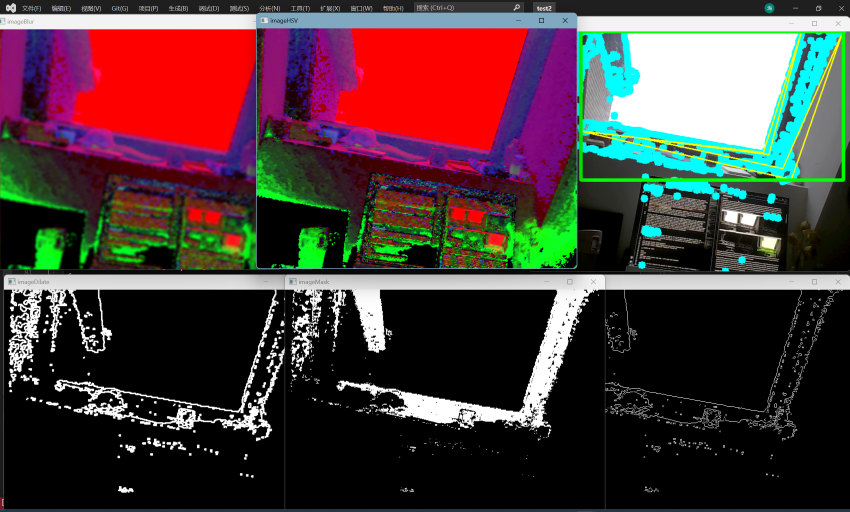
//> input picture Img/colordetect.png, 2548 x 1536 px, given in place of the camera (shown at 1/3 size)
$ ./color_det_pointout   (built with g++ and OpenCV 4)
//> lines starting //> are read from the running program, lines starting //| are printed output that depends on the picture; after the words box and inside, x2 and y2 are one past the last pixel; in counts of white or black regions, pixels touching at a corner belong together

//

#include <opencv2/opencv.hpp>
#include <opencv2/core/core.hpp>
#include <opencv2/highgui/highgui.hpp>
#include <opencv2/imgproc.hpp>
#include<iostream>
using namespace std;
using namespace cv;

Mat imgHSV, mask;
int hmin = 0, smin = 0, vmin = 0;
int hmax = 179, smax = 255, vmax = 255;

Point getContours(Mat imgDil, Mat img ) {

	vector<vector<Point>> contours;
	vector<Vec4i> hierachy;

	findContours(imgDil, contours, hierachy, RETR_EXTERNAL, CHAIN_APPROX_SIMPLE);
	drawContours(img, contours, -1, Scalar(255, 255, 0),10);


	vector<vector<Point>> conPoly(contours.size());
	vector<Rect> boundRect(contours.size());


	int maxAreaIdx = -1;
	int maxArea = 0;
	for (int i = 0; i < contours.size(); i++) {
		int area = contourArea(contours[i]);
		if (area > maxArea) {
			maxArea = area;
			maxAreaIdx = i;
		}
	}
	if (maxAreaIdx >= 0) {
		float peri = arcLength(contours[maxAreaIdx], true);
		approxPolyDP(contours[maxAreaIdx], conPoly[maxAreaIdx], 0.02 * peri, true);
		drawContours(img, conPoly, maxAreaIdx, Scalar(0, 255, 255), 2);
		cout << conPoly[maxAreaIdx].size() << endl;
		boundRect[maxAreaIdx] = boundingRect(conPoly[maxAreaIdx]);
		rectangle(img, boundRect[maxAreaIdx].tl(), boundRect[maxAreaIdx].br(), Scalar(0, 255, 0), 5);
		//cout center point
		Point center(boundRect[maxAreaIdx].x + boundRect[maxAreaIdx].width / 2, boundRect[maxAreaIdx].y + boundRect[maxAreaIdx].height / 2);
		cout << "Center coordinates: (" << center.x << ", " << center.y << ")" << endl;

		return center;
	}

	return Point(-1, -1);
}

int main()
{
	VideoCapture cap(1);
	Mat img;
	Mat imgGray;
	Mat imgBlur;
	Mat imgCanny;
	Mat imgDil;

	namedWindow("Trackbars", (640, 200));
	createTrackbar("Hue Min", "Trackbars", &hmin, 179);
//> slider 'Hue Min' is set to 35
	createTrackbar("Hue Max", "Trackbars", &hmax, 179);
	createTrackbar("Sat Min", "Trackbars", &smin, 255);
//> slider 'Sat Min' is set to 51
	createTrackbar("Sat Max", "Trackbars", &smax, 255);
	createTrackbar("Val Min", "Trackbars", &vmin, 255);
//> slider 'Val Min' is set to 51
	createTrackbar("Val Max", "Trackbars", &vmax, 255);

	while (true) {
		cap.read(img);
//> img is the input picture: 1536 rows x 2548 cols, CV_8UC3; mean B, G, R 58.4, 58.4, 75.9
		cvtColor(img, imgHSV, COLOR_BGR2HSV);
//> imgHSV: 1536 rows x 2548 cols, CV_8UC3; mean H, S, V 30.7, 79.7, 93.1
		//GaussianBlur(imgGray, imgBlur, Size(7, 7), 3, 0);
		//Canny(imgHSV, imgCanny, 50, 150);
		Scalar lower(hmin, smin, vmin);
		Scalar upper(hmax, smax, vmax);
		inRange(imgHSV, lower, upper, mask);
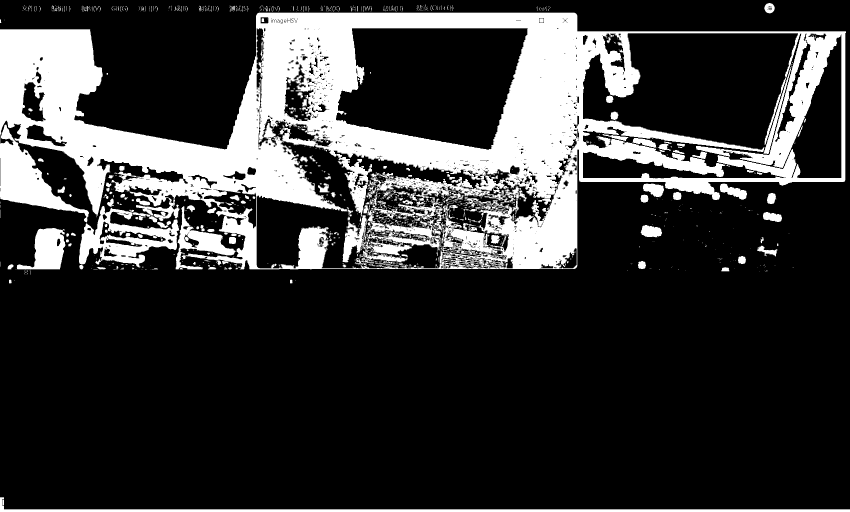
//> mask: 1536 rows x 2548 cols, CV_8UC1 (shown at 1/3 size); 21.3% white; 1356 white regions (1005 under 20 px), largest, box (x1, y1, x2, y2) and area: (0, 38, 2538, 808) 698193, (237, 618, 537, 803) 22325, (0, 1492, 2548, 1536) 20700
		Canny(mask, imgCanny, 50, 150);
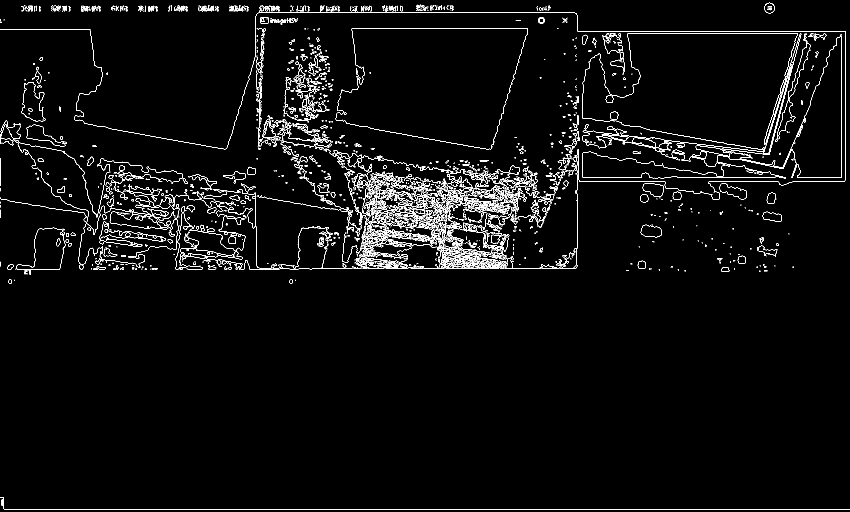
//> imgCanny: 1536 rows x 2548 cols, CV_8UC1 (shown at 1/3 size); 2.3% white in thin lines or dots
		Mat kernel = getStructuringElement(MORPH_RECT, Size(3, 3));
		dilate(imgCanny, imgDil, kernel);
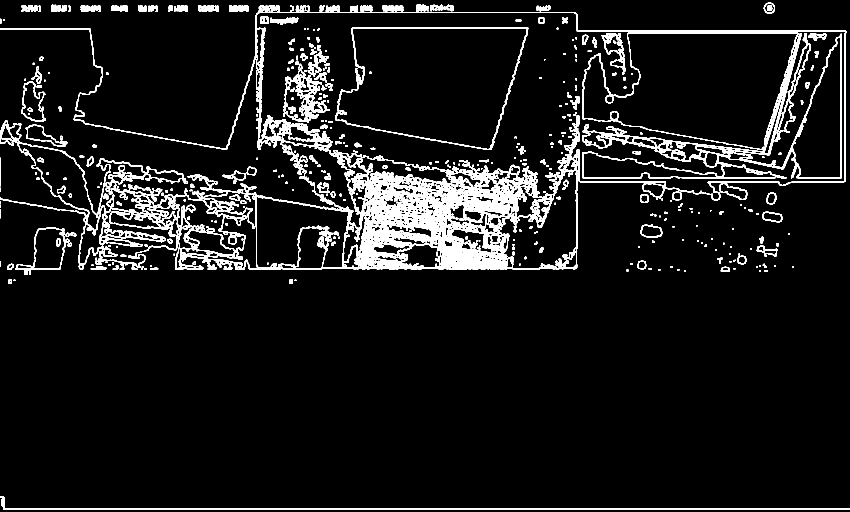
//> imgDil: 1536 rows x 2548 cols, CV_8UC1 (shown at 1/3 size); 7.4% white; 497 white regions (7 under 20 px)
		Point center =	getContours(imgDil, img);
//> in getContours, `findContours(imgDil, contours, hierachy, RETR_EXTERNAL, CHAIN_APPROX_S..`: contours = 193 contours, 62 with area under 20; largest, box (x1, y1, x2, y2) and area: (0, 15, 2539, 810) 1230660, (45, 682, 208, 825) 11598, (64, 245, 138, 365) 5698, (0, 1490, 2548, 1529) 5294, (77, 372, 202, 440) 3330
//> in getContours, `vector<vector<Point>> conPoly(contours.size());`: conPoly = 193 empty contours
//> the loop in getContours, `for (int i = 0; i < contours.size(); i++)` made 193 passes
//> (area, maxArea) on passes 1, 75, 181: (5294, 5294), (11597, 11597), (1230660, 1230660)
//> area on passes 4, 5, 7, 9, 12, 15: 116, 119, 44, 24, 27, 32
//> after the loop in getContours, `for (int i = 0; i < contours.size(); i++)`: maxArea = 1230660; maxAreaIdx = 180
//> in getContours, `float peri = arcLength(contours[maxAreaIdx], true);`: peri = 15857
//> in getContours, `approxPolyDP(contours[maxAreaIdx], conPoly[maxAreaIdx], 0.02 * peri, t..`: conPoly = 193 entries, 1 filled: 1 contour; box (x1, y1, x2, y2) and area: (0, 15, 2538, 809) 1250546
//| 8
//> in getContours, `boundRect[maxAreaIdx] = boundingRect(conPoly[maxAreaIdx]);`: boundRect = 193 Rects (x, y, width, height), first 8: [0, 0, 0, 0], [0, 0, 0, 0], [0, 0, 0, 0], [0, 0, 0, 0], [0, 0, 0, 0], [0, 0, 0, 0], [0, 0, 0, 0], [0, 0, 0, 0]
//> in getContours, `rectangle(img, boundRect[maxAreaIdx].tl(), boundRect[maxAreaIdx].br(),..`:
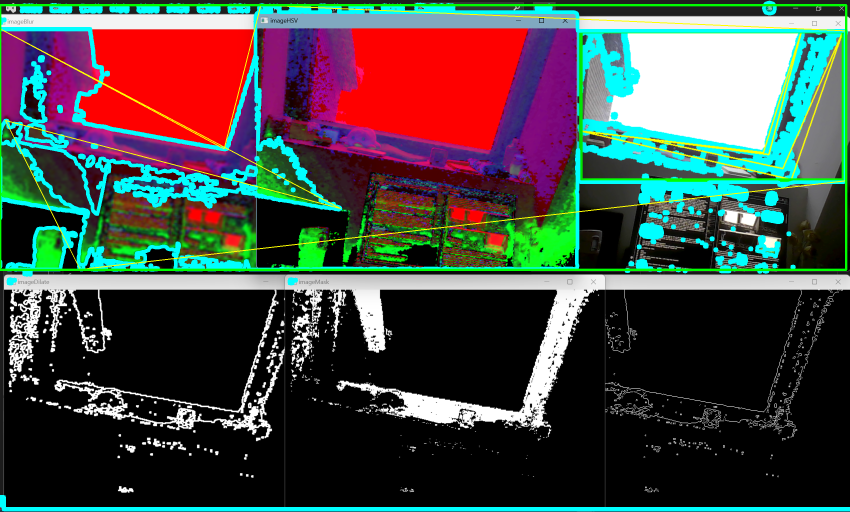
//> img: 1536 rows x 2548 cols, CV_8UC3 (shown at 1/3 size); mean B, G, R 69.5, 73.1, 72.2
//> in getContours, `Point center(boundRect[maxAreaIdx].x + boundRect[maxAreaIdx].width / 2..`: center = Point(1269, 412)
//| Center coordinates: (1269, 412)
//> center = Point(1269, 412)

		imshow("image", img);
		//imshow("imageGray", imgGray);
		//imshow("imageBlur", imgBlur);
		imshow("imageHSV", imgHSV);
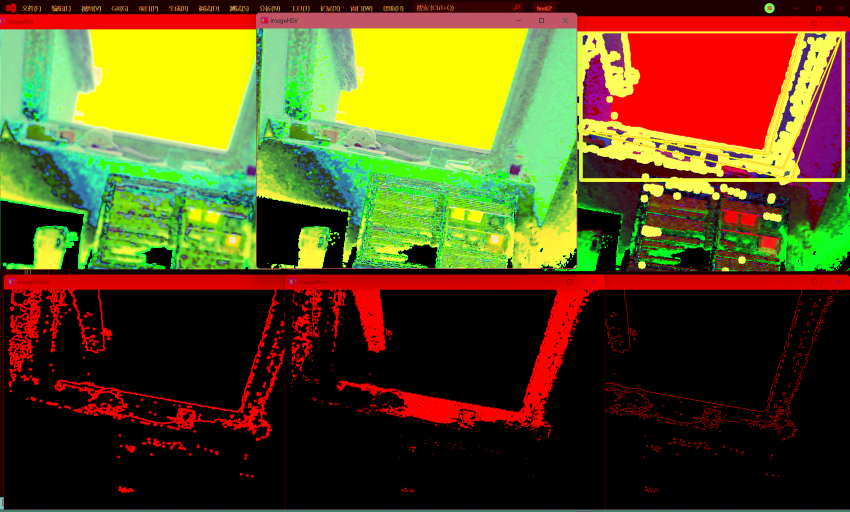
//> window 'imageHSV': 1536 rows x 2548 cols, CV_8UC3 (shown at 1/3 size); mean B, G, R 30.7, 79.7, 93.1
		imshow("imageMask", mask);
		imshow("imageCanny", imgCanny);
		imshow("imageDilate", imgDil);

		waitKey(1);
	}
}

$ run again, on Img/edgedet.png
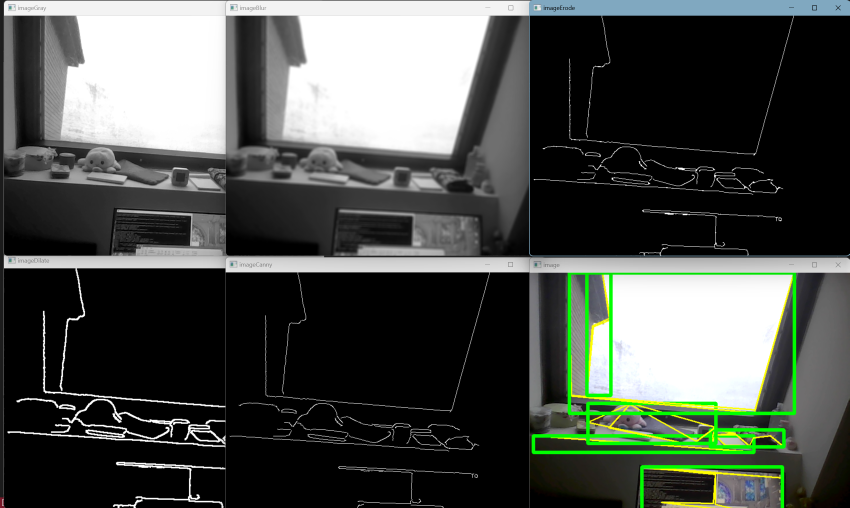
//> input picture Img/edgedet.png, 2548 x 1524 px, given in place of the camera (shown at 1/3 size)
//> img is the input picture: 1524 rows x 2548 cols, CV_8UC3; mean B, G, R 74.7, 79.8, 75.3
//> imgHSV: 1524 rows x 2548 cols, CV_8UC3; mean H, S, V 10.1, 11.1, 80.6
//> `inRange(imgHSV, lower, upper, mask);`:
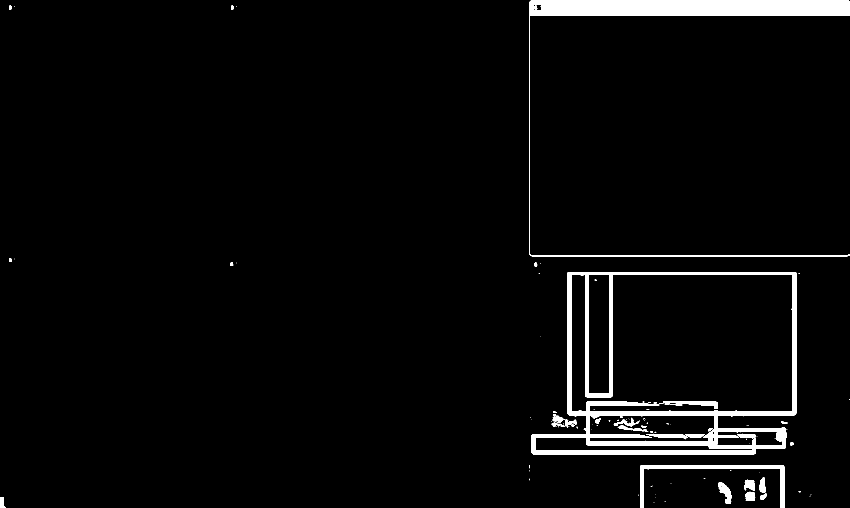
//> mask: 1524 rows x 2548 cols, CV_8UC1 (shown at 1/3 size); 3.3% white; 122 white regions (83 under 20 px), largest, box (x1, y1, x2, y2) and area: (1594, 818, 2389, 1363) 60540, (1587, 0, 2548, 769) 47585, (1920, 1395, 2353, 1524) 7941
//> imgCanny: 1524 rows x 2548 cols, CV_8UC1; 0.49% white in thin lines or dots
//> imgDil: 1524 rows x 2548 cols, CV_8UC1; 1.5% white; 77 white regions (2 under 20 px)
//> contours = 52 contours, 17 with area under 20; largest, box (x1, y1, x2, y2) and area: (1592, 816, 2390, 1364) 368356, (1585, 0, 2548, 770) 5474, (1653, 1240, 1731, 1284) 1930, (2154, 1445, 2196, 1513) 1490, (1913, 1393, 2354, 1524) 1407
//> in getContours, `vector<vector<Point>> conPoly(contours.size());`: conPoly = 52 empty contours
//> the loop in getContours, `for (int i = 0; i < contours.size(); i++)` made 52 passes
//> (area, maxArea) on passes 3, 7, 11, 29, 35: (226, 226), (769, 769), (1490, 1490), (1930, 1930), (368356, 368356)
//> after the loop in getContours, `for (int i = 0; i < contours.size(); i++)`: maxArea = 368356; maxAreaIdx = 34
//> peri = 3224.6
//> in getContours, `approxPolyDP(contours[maxAreaIdx], conPoly[maxAreaIdx], 0.02 * peri, t..`: conPoly = 52 entries, 1 filled: 1 contour; box (x1, y1, x2, y2) and area: (1595, 816, 2389, 1363) 342771
//| 7
//> boundRect = 52 Rects (x, y, width, height), first 8: [0, 0, 0, 0], [0, 0, 0, 0], [0, 0, 0, 0], [0, 0, 0, 0], [0, 0, 0, 0], [0, 0, 0, 0], [0, 0, 0, 0], [0, 0, 0, 0]
//> in getContours, `Point center(boundRect[maxAreaIdx].x + boundRect[maxAreaIdx].width / 2..`: center = Point(1992, 1089)
//| Center coordinates: (1992, 1089)
//> `imshow("imageHSV", imgHSV);`:
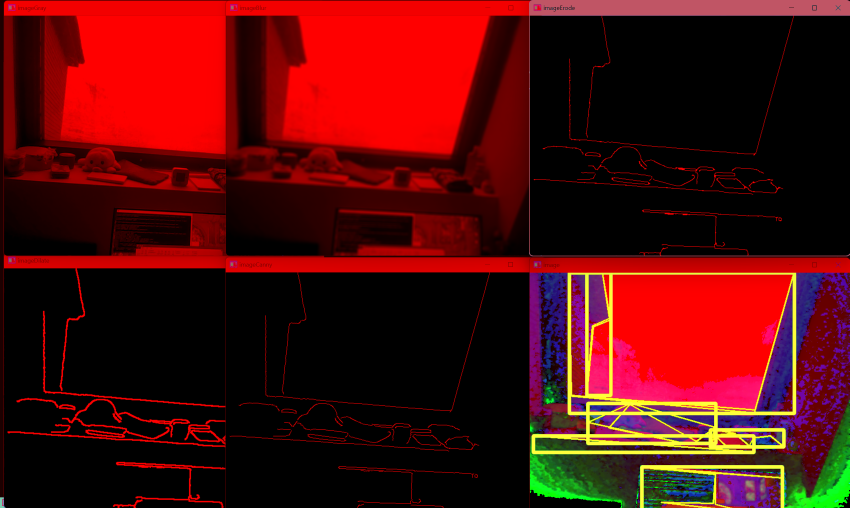
//> window 'imageHSV': 1524 rows x 2548 cols, CV_8UC3 (shown at 1/3 size); mean B, G, R 10.1, 11.1, 80.6
